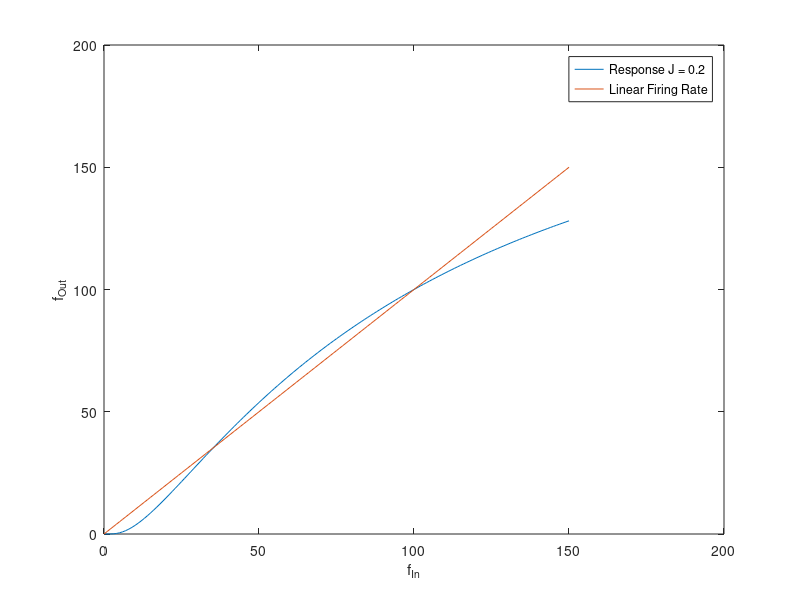
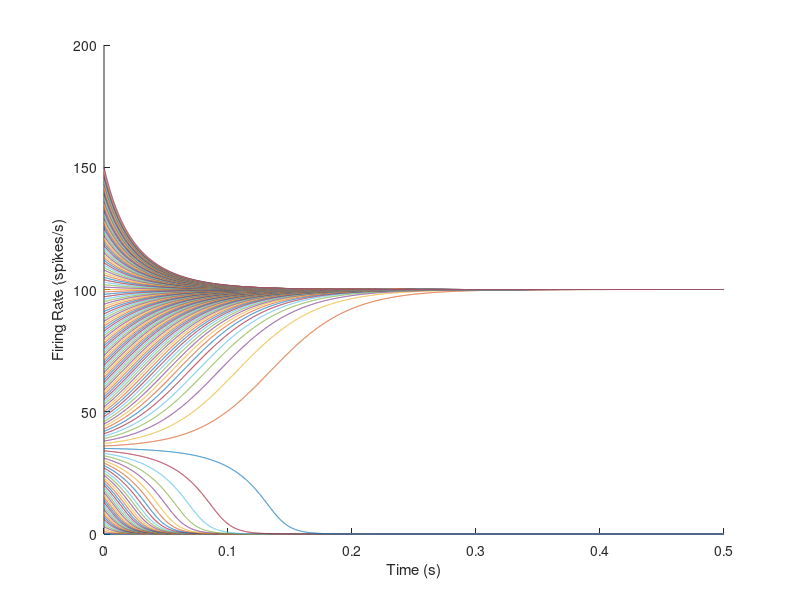

Here is the MATLAB script that generated these plots, in order:
fMax = 200; %maximum rate spikes/s
theta = 20; %threshold mV
N = 100; %Neuron count
tau = .01; %Membrane time constant s
fIn = 0:1:150; %Input Firing Rate spikes/s

% Smallest Value of J That Gives 3 Intersections
J = 0.2;
% Mu Parameter
mu = fIn*J*N*tau;
% Sigma Parameter
sigma = J*sqrt(N*fIn*tau);
% Calculate the Response function
num = -1*(sqrt(2)*(mu-theta));
den = sigma*sqrt(N);
phi = fMax ./ (1.+exp(num./den));
plot(fIn,phi,fIn,fIn);
ylabel('f_O_u_t');
xlabel('f_I_n');
legend('Response J = 0.2','Linear Firing Rate');

% Simulate The Network
tau = .01; % Membrane time constant s
T = 0.5; % Duration s
dT = 0.0001; % Timestep s
tV = 0:dT:T;
n = length(tV);

figure(2);
xlabel('Time (s)');
ylabel('Firing Rate (spikes/s)');
hold on;
for f0 = 0:150
    f = zeros(1,n);
    f(1) = f0;
    for i = 1:n-1
        mu = f(i)*J*N*tau;
        sigma = J*sqrt(N*f(i)*tau);
        num = -1*(sqrt(2)*(mu-theta));
        den = sigma*sqrt(N);
        phi = fMax / (1+exp(num/den));
        
        dF = (-f(i) + phi)/tau;
        f(i+1) = f(i) + dT*(dF);
    end
    plot(tV,f);
end